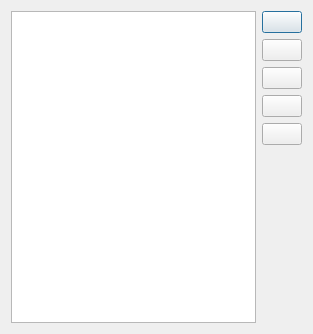
<?xml version="1.0" encoding="UTF-8"?>
<ui version="4.0">
 <class>BankDlgClass</class>
 <widget class="QDialog" name="BankDlgClass">
  <property name="geometry">
   <rect>
    <x>0</x>
    <y>0</y>
    <width>313</width>
    <height>334</height>
   </rect>
  </property>
  <property name="windowTitle">
   <string>编辑银行</string>
  </property>
  <layout class="QGridLayout" name="gridLayout">
   <item row="0" column="0" rowspan="6">
    <widget class="QTableView" name="tableView">
     <property name="editTriggers">
      <set>QAbstractItemView::NoEditTriggers</set>
     </property>
     <property name="selectionMode">
      <enum>QAbstractItemView::SingleSelection</enum>
     </property>
     <property name="selectionBehavior">
      <enum>QAbstractItemView::SelectRows</enum>
     </property>
    </widget>
   </item>
   <item row="0" column="1">
    <widget class="QPushButton" name="buttonAdd">
     <property name="icon">
      <iconset resource="Money.qrc">
       <normaloff>:/Images/edit_add.png</normaloff>:/Images/edit_add.png</iconset>
     </property>
     <property name="iconSize">
      <size>
       <width>32</width>
       <height>32</height>
      </size>
     </property>
    </widget>
   </item>
   <item row="1" column="1">
    <widget class="QPushButton" name="buttonDel">
     <property name="icon">
      <iconset resource="Money.qrc">
       <normaloff>:/Images/edit_remove.png</normaloff>:/Images/edit_remove.png</iconset>
     </property>
     <property name="iconSize">
      <size>
       <width>32</width>
       <height>32</height>
      </size>
     </property>
    </widget>
   </item>
   <item row="2" column="1">
    <widget class="QPushButton" name="buttonEdit">
     <property name="icon">
      <iconset resource="Money.qrc">
       <normaloff>:/Images/Notepad2.png</normaloff>:/Images/Notepad2.png</iconset>
     </property>
     <property name="iconSize">
      <size>
       <width>32</width>
       <height>32</height>
      </size>
     </property>
    </widget>
   </item>
   <item row="3" column="1">
    <widget class="QPushButton" name="buttonSave">
     <property name="icon">
      <iconset resource="Money.qrc">
       <normaloff>:/Images/Floppy.png</normaloff>:/Images/Floppy.png</iconset>
     </property>
     <property name="iconSize">
      <size>
       <width>32</width>
       <height>32</height>
      </size>
     </property>
    </widget>
   </item>
   <item row="4" column="1">
    <widget class="QPushButton" name="buttonCancel">
     <property name="icon">
      <iconset resource="Money.qrc">
       <normaloff>:/Images/editdelete.png</normaloff>:/Images/editdelete.png</iconset>
     </property>
     <property name="iconSize">
      <size>
       <width>32</width>
       <height>32</height>
      </size>
     </property>
    </widget>
   </item>
   <item row="5" column="1">
    <spacer name="verticalSpacer">
     <property name="orientation">
      <enum>Qt::Vertical</enum>
     </property>
     <property name="sizeHint" stdset="0">
      <size>
       <width>20</width>
       <height>39</height>
      </size>
     </property>
    </spacer>
   </item>
  </layout>
 </widget>
 <resources>
  <include location="Money.qrc"/>
 </resources>
 <connections>
  <connection>
   <sender>buttonCancel</sender>
   <signal>clicked()</signal>
   <receiver>BankDlgClass</receiver>
   <slot>reject()</slot>
   <hints>
    <hint type="sourcelabel">
     <x>301</x>
     <y>216</y>
    </hint>
    <hint type="destinationlabel">
     <x>150</x>
     <y>-19</y>
    </hint>
   </hints>
  </connection>
  <connection>
   <sender>buttonSave</sender>
   <signal>clicked()</signal>
   <receiver>BankDlgClass</receiver>
   <slot>accept()</slot>
   <hints>
    <hint type="sourcelabel">
     <x>293</x>
     <y>175</y>
    </hint>
    <hint type="destinationlabel">
     <x>198</x>
     <y>-23</y>
    </hint>
   </hints>
  </connection>
 </connections>
</ui>
